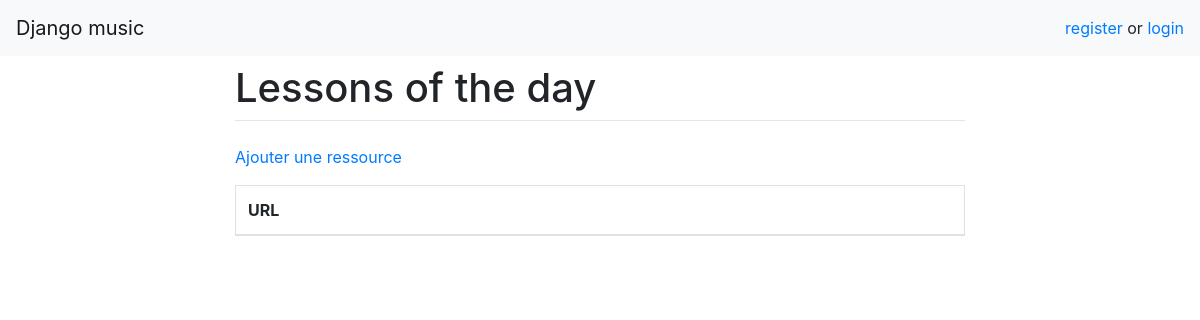
The app's page /resources/, older data.
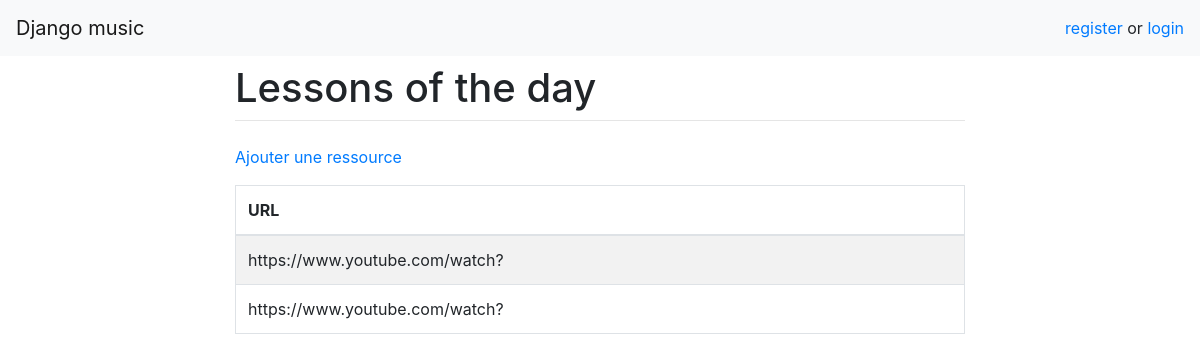
The same page, newer data.
### resources/models.py (models this page shows)
class Resource(models.Model):
    url = models.CharField(max_length=30)
    user = models.ForeignKey(User, on_delete=models.CASCADE)

### resources/views.py (the view)
# urls.py: path('', views.index, name='index'),
def index(request):
    resources = Resource.objects.all()
    print(resources)
    return render(request, 'index.html', {'resources': resources})

### resources/templates/index.html (shortened to what this page needs)
{% extends 'base.html' %}
{% block content %}
    <p><a href="/resources/add">Ajouter une ressource</a></p>
    <table class="table table-hover table-striped table-bordered">
        <thead>
            <th>URL</th>
        </thead>
        <tbody>
            {% for resource in resources %}
                <tr>
                    <td>{{ resource.url }}</td>
                </tr>
            {% endfor %}
        </tbody>
    </table>
{% endblock %}

### templates/base.html (shortened to what this page needs)
{% load analytical %}
<!DOCTYPE html>
<html>
  <head>
    {% load static %}
    <link rel="stylesheet" href="https://stackpath.bootstrapcdn.com/bootstrap/4.1.3/css/bootstrap.min.css">
    <link rel="stylesheet" href="{% static 'css/style.css' %}">
  </head>
  <body>
  <header>
    <nav class="navbar navbar-light bg-light">
      <a href="/" class="navbar-brand">Django music</a>
      {% if user.is_authenticated %}
        <ul class="navbar navbar-right">
          <li class="liste-style-none">
            <a href="/accounts/logout/">logout</a>
          </li>
      {% else %}
          <li>
            <a href="{% url 'register' %}">register</a> or <a href="{% url 'login' %}">login</a>
          </li>
      {% endif %}
    </nav>
  </header>
    <div class="container">
      <div class="row justify-content-center">
        <div class="col-8">
          <h1 class="mt-2 page-title">{% if pageTitle  %} {{ pageTitle }} {% else %} Lessons of the day {% endif %}</h1>
          <hr class="mt-0 mb-4">
          {% block content %}
          {% endblock %}
        </div>
      </div>
    </div>
  </body>
</html>

### static/css/style.css (style rules this page uses)
li { list-style:none; }
.page-title { display:none; }

Row changes from the older to the newer data that the page shows:
added Resource: url "https://www.youtube.com/watch?"
added Resource: url "https://www.youtube.com/watch?"
